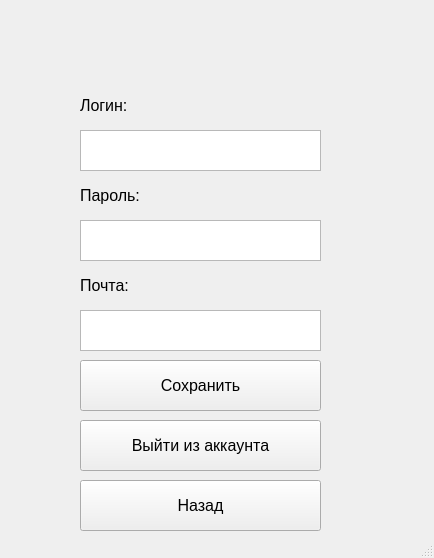
<?xml version="1.0" encoding="UTF-8"?>
<ui version="4.0">
 <class>Settings_Window</class>
 <widget class="QMainWindow" name="Settings_Window">
  <property name="geometry">
   <rect>
    <x>0</x>
    <y>0</y>
    <width>434</width>
    <height>558</height>
   </rect>
  </property>
  <property name="windowTitle">
   <string>Settings screen</string>
  </property>
  <widget class="QWidget" name="centralwidget">
   <widget class="QLabel" name="Login_Label">
    <property name="geometry">
     <rect>
      <x>80</x>
      <y>80</y>
      <width>281</width>
      <height>51</height>
     </rect>
    </property>
    <property name="font">
     <font>
      <pointsize>12</pointsize>
     </font>
    </property>
    <property name="text">
     <string>Логин:</string>
    </property>
   </widget>
   <widget class="QTextEdit" name="Login_Text">
    <property name="geometry">
     <rect>
      <x>80</x>
      <y>130</y>
      <width>241</width>
      <height>41</height>
     </rect>
    </property>
    <property name="font">
     <font>
      <pointsize>12</pointsize>
     </font>
    </property>
   </widget>
   <widget class="QLabel" name="Password_Label">
    <property name="geometry">
     <rect>
      <x>80</x>
      <y>170</y>
      <width>281</width>
      <height>51</height>
     </rect>
    </property>
    <property name="font">
     <font>
      <pointsize>12</pointsize>
     </font>
    </property>
    <property name="text">
     <string>Пароль:</string>
    </property>
   </widget>
   <widget class="QTextEdit" name="Password_Text">
    <property name="geometry">
     <rect>
      <x>80</x>
      <y>220</y>
      <width>241</width>
      <height>41</height>
     </rect>
    </property>
    <property name="font">
     <font>
      <pointsize>12</pointsize>
     </font>
    </property>
   </widget>
   <widget class="QLabel" name="Mail_label">
    <property name="geometry">
     <rect>
      <x>80</x>
      <y>260</y>
      <width>281</width>
      <height>51</height>
     </rect>
    </property>
    <property name="font">
     <font>
      <pointsize>12</pointsize>
     </font>
    </property>
    <property name="text">
     <string>Почта:</string>
    </property>
   </widget>
   <widget class="QTextEdit" name="Mail_Text">
    <property name="geometry">
     <rect>
      <x>80</x>
      <y>310</y>
      <width>241</width>
      <height>41</height>
     </rect>
    </property>
    <property name="font">
     <font>
      <pointsize>12</pointsize>
     </font>
    </property>
   </widget>
   <widget class="QPushButton" name="LogOut_Button">
    <property name="geometry">
     <rect>
      <x>80</x>
      <y>420</y>
      <width>241</width>
      <height>51</height>
     </rect>
    </property>
    <property name="font">
     <font>
      <pointsize>12</pointsize>
     </font>
    </property>
    <property name="text">
     <string>Выйти из аккаунта</string>
    </property>
   </widget>
   <widget class="QPushButton" name="Back_Button">
    <property name="geometry">
     <rect>
      <x>80</x>
      <y>480</y>
      <width>241</width>
      <height>51</height>
     </rect>
    </property>
    <property name="font">
     <font>
      <pointsize>12</pointsize>
     </font>
    </property>
    <property name="text">
     <string>Назад</string>
    </property>
   </widget>
   <widget class="QPushButton" name="Save_Button">
    <property name="geometry">
     <rect>
      <x>80</x>
      <y>360</y>
      <width>241</width>
      <height>51</height>
     </rect>
    </property>
    <property name="font">
     <font>
      <pointsize>12</pointsize>
     </font>
    </property>
    <property name="text">
     <string>Сохранить</string>
    </property>
   </widget>
   <widget class="QLabel" name="LoginError_Text">
    <property name="geometry">
     <rect>
      <x>140</x>
      <y>90</y>
      <width>281</width>
      <height>31</height>
     </rect>
    </property>
    <property name="font">
     <font>
      <pointsize>12</pointsize>
     </font>
    </property>
    <property name="text">
     <string/>
    </property>
   </widget>
   <widget class="QLabel" name="PasswordError_Text">
    <property name="geometry">
     <rect>
      <x>140</x>
      <y>180</y>
      <width>271</width>
      <height>31</height>
     </rect>
    </property>
    <property name="font">
     <font>
      <pointsize>12</pointsize>
     </font>
    </property>
    <property name="text">
     <string/>
    </property>
   </widget>
   <widget class="QLabel" name="MailError_Text">
    <property name="geometry">
     <rect>
      <x>140</x>
      <y>270</y>
      <width>271</width>
      <height>31</height>
     </rect>
    </property>
    <property name="font">
     <font>
      <pointsize>12</pointsize>
     </font>
    </property>
    <property name="text">
     <string/>
    </property>
   </widget>
  </widget>
  <widget class="QStatusBar" name="statusbar"/>
 </widget>
 <resources/>
 <connections/>
</ui>
